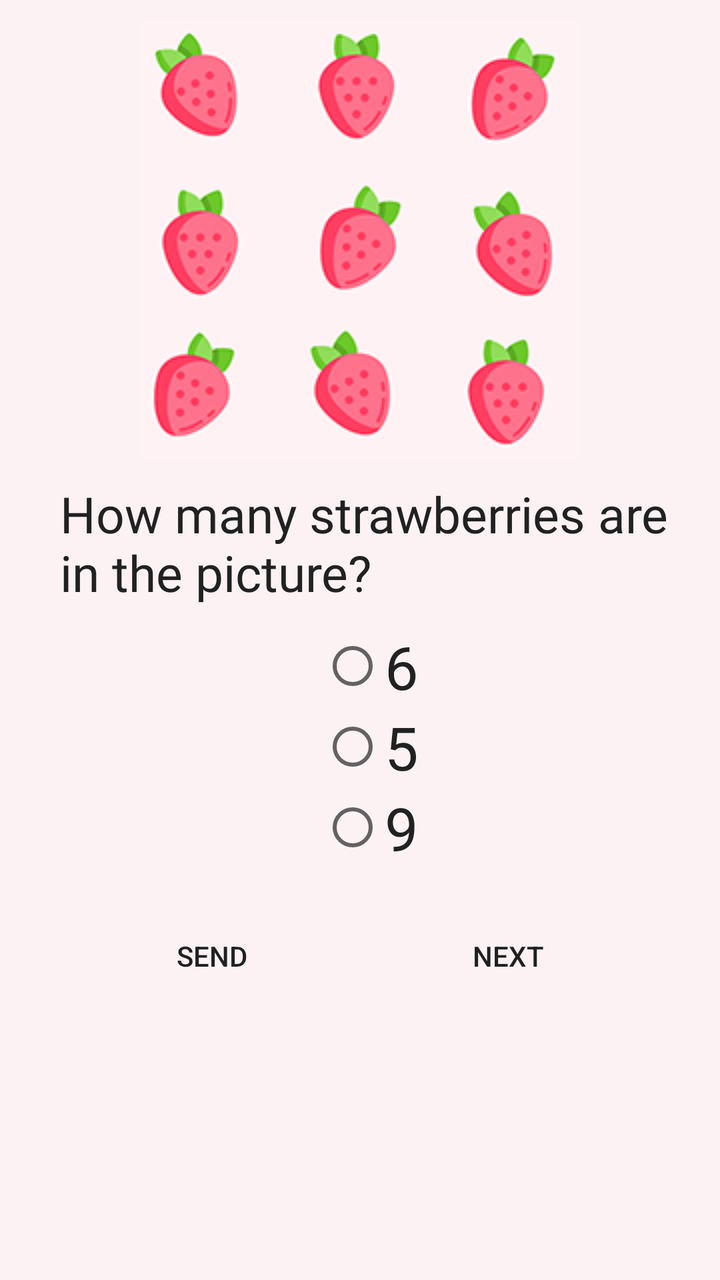
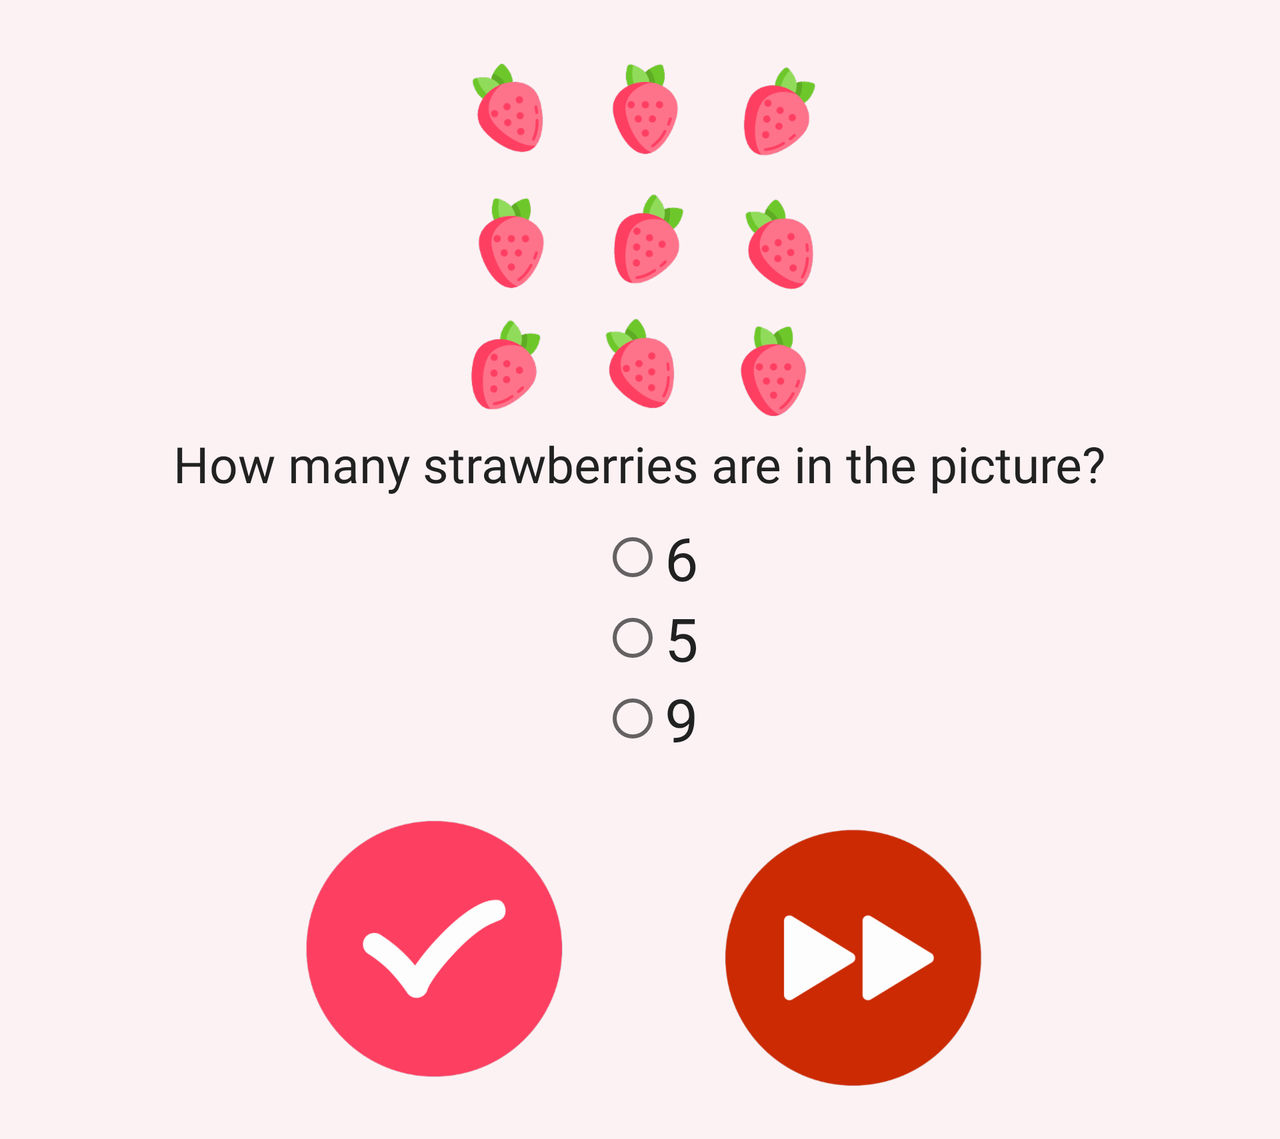

Two renders of one Android screen. The first uses the default layout on a phone; the second uses the alternative layout the repository ships for a different screen configuration, on a matching device. The two XML files are below.
<!-- AndroidManifest.xml: application theme AppTheme -->
<!-- res/layout/radio_button.xml -->
<?xml version="1.0" encoding="utf-8"?>
<LinearLayout
    xmlns:android="http://schemas.android.com/apk/res/android"
    android:layout_width="match_parent"
    android:layout_height="match_parent"
    android:orientation="vertical">

    <ImageView
        android:id="@+id/questionImage"
        android:layout_width="wrap_content"
        android:layout_height="wrap_content"
        android:layout_margin="@dimen/image_margin"
        android:layout_gravity="center_horizontal"
        android:src="@drawable/strawberry_nine"/>

    <TextView
        android:id="@+id/radioQuestion"
        android:layout_width="wrap_content"
        android:layout_height="wrap_content"
        android:text="@string/question1"
        style="@style/Text"
        android:fontFamily="@font/unkemptbold"
        />

    <RadioGroup
        android:id="@+id/radioAnswer"
        android:layout_width="wrap_content"
        android:layout_height="wrap_content"
       android:layout_gravity="center_horizontal">

        <RadioButton
            android:id="@+id/radioAnswer1"
            android:layout_width="wrap_content"
            android:layout_height="wrap_content"
            android:text="@string/q1answer1"
            style="@style/RadioButton"
            />

        <RadioButton
            android:id="@+id/radioAnswer2"
            android:layout_width="wrap_content"
            android:layout_height="wrap_content"
            android:text="@string/q1answer2"
            style="@style/RadioButton"
           />


        <RadioButton
            android:id="@+id/radioAnswer3"
            android:layout_width="wrap_content"
            android:layout_height="wrap_content"
            android:text="@string/q1answer3"
            style="@style/RadioButton"
            />

    </RadioGroup>
<LinearLayout
    android:layout_width="wrap_content"
    android:layout_height="wrap_content"
    android:layout_gravity="center"
    android:layout_margin="@dimen/button_margin"
    android:orientation="horizontal">

    <Button
        android:id="@+id/sendButton"
        style="@style/ButtonLeft"
        android:layout_width="wrap_content"
        android:layout_height="wrap_content"
        android:text="@string/send"
        android:clickable="true"
        android:onClick="sendButton"
        />

    <Button
        android:id="@+id/nextButton"
        style="@style/ButtonRight"
        android:layout_width="wrap_content"
        android:layout_height="wrap_content"
        android:text="@string/next"
        android:onClick="nextButton"
        />
</LinearLayout>

</LinearLayout>
<!-- resources referenced by this layout -->
<resources>
  <dimen name="button_margin">20dp</dimen>
  <dimen name="image_margin">10dp</dimen>
  <!-- drawable strawberry_nine: png bitmap (drawable, 32203 bytes) -->
  <string name="next">Next</string>
  <string name="q1answer1">6</string>
  <string name="q1answer2">5</string>
  <string name="q1answer3">9</string>
  <string name="question1">How many strawberries are in the picture?</string>
  <string name="send">Send</string>
  <style name="ButtonLeft">
          <item name="android:background">@android:color/transparent</item>
          <item name="android:layout_gravity">center_vertical</item>
          <item name="android:layout_marginRight">@dimen/margin_right</item>
      </style>
  <style name="ButtonRight">
          <item name="android:background">@android:color/transparent</item>
          <item name="android:layout_gravity">center_vertical</item>
          <item name="android:layout_marginLeft">@dimen/margin_left</item>
      </style>
  <style name="RadioButton">
          <item name="android:textColor">@color/primary_text</item>
          <item name="android:textSize">30sp</item>
          <item name="android:layout_marginLeft">@dimen/margin_left</item>
          <item name="android:layout_marginRight">@dimen/text_margin</item>
      </style>
  <style name="Text">
          <item name="android:textColor">@color/primary_text</item>
          <item name="android:textSize">25sp</item>
          <item name="android:layout_marginLeft">@dimen/margin_left</item>
          <item name="android:layout_marginRight">@dimen/text_margin</item>
          <item name="android:layout_marginBottom">@dimen/margin_bottom</item>
      </style>
  <style name="AppTheme" parent="Theme.AppCompat.Light.NoActionBar">
          
          <item name="colorPrimary">@color/colorPrimary</item>
          <item name="colorPrimaryDark">@color/colorPrimaryDark</item>
          <item name="colorAccent">@color/colorAccent</item>
          <item name="android:colorBackground">@color/color_background</item>
      </style>
  <dimen name="margin_right">30dp</dimen>
  <dimen name="margin_left">30dp</dimen>
  <color name="primary_text">#212121</color>
  <dimen name="text_margin">20dp</dimen>
  <dimen name="margin_bottom">10dp</dimen>
  <color name="colorPrimary">#64ace4</color>
  <color name="colorPrimaryDark">#287db2</color>
  <color name="colorAccent">#e95664</color>
  <color name="color_background">#fcf2f4</color>
</resources>
<!-- res/layout-land/radio_button.xml (the repository's variant of the layout above) -->
<!-- drawn on the phone turned sideways -->
<?xml version="1.0" encoding="utf-8"?>
<ScrollView
    xmlns:android="http://schemas.android.com/apk/res/android"
    android:layout_width="match_parent"
    android:layout_height="match_parent">
<RelativeLayout
    android:layout_width="match_parent"
    android:layout_height="match_parent"
    android:orientation="vertical">

    <ImageView
        android:id="@+id/questionImage"
        android:layout_width="wrap_content"
        android:layout_height="wrap_content"
        android:layout_alignParentTop="true"
        android:layout_centerHorizontal="true"
        android:layout_gravity="center_horizontal"
        android:layout_marginTop="15dp"
        android:src="@drawable/nine" />

    <TextView
        android:id="@+id/radioQuestion"
        style="@style/Text"
        android:layout_width="wrap_content"
        android:layout_height="wrap_content"
        android:fontFamily="@font/unkemptbold"
        android:layout_below="@id/questionImage"
        android:layout_centerInParent="true"
        android:text="@string/question1" />

    <RadioGroup
        android:id="@+id/radioAnswer"
        android:layout_width="wrap_content"
        android:layout_height="wrap_content"
        android:layout_gravity="center_horizontal"
        android:layout_below="@id/radioQuestion"
        android:layout_centerInParent="true">

        <RadioButton
            android:id="@+id/radioAnswer1"
            style="@style/RadioButton"
            android:layout_width="wrap_content"
            android:layout_height="wrap_content"
            android:text="@string/q1answer1" />

        <RadioButton
            android:id="@+id/radioAnswer2"
            style="@style/RadioButton"
            android:layout_width="wrap_content"
            android:layout_height="wrap_content"
            android:text="@string/q1answer2" />


        <RadioButton
            android:id="@+id/radioAnswer3"
            style="@style/RadioButton"
            android:layout_width="wrap_content"
            android:layout_height="wrap_content"
            android:text="@string/q1answer3" />

    </RadioGroup>

    <LinearLayout
        android:layout_width="wrap_content"
        android:layout_height="wrap_content"
        android:layout_gravity="center"
        android:layout_margin="@dimen/button_margin"
        android:orientation="horizontal"
        android:layout_below="@id/radioAnswer"
        android:layout_centerInParent="true"
        android:id="@+id/linearLayout">

        <ImageButton
            android:id="@+id/sendCheck"
            style="@style/ButtonLeft"
            android:src="@drawable/submit"
            android:layout_width="wrap_content"
            android:layout_height="wrap_content"
            android:onClick="sendAnswer"
            android:visibility="visible"
            />

        <ImageButton
            android:id="@+id/nextCheck"
            style="@style/ButtonRight"
            android:layout_width="wrap_content"
            android:layout_height="wrap_content"
            android:onClick="nextQuiz"
            android:src="@drawable/next" />
    </LinearLayout>

</RelativeLayout>
</ScrollView>
<!-- resources referenced by the variant -->
<!-- as the phone turned sideways resolves them -->
<resources>
  <dimen name="button_margin">20dp</dimen>
  <!-- drawable next: png bitmap (drawable-hdpi, 9927 bytes) -->
  <!-- drawable nine: png bitmap (drawable-hdpi, 35277 bytes) -->
  <!-- drawable submit: png bitmap (drawable-hdpi, 10270 bytes) -->
  <string name="q1answer1">6</string>
  <string name="q1answer2">5</string>
  <string name="q1answer3">9</string>
  <string name="question1">How many strawberries are in the picture?</string>
  <style name="ButtonLeft">
          <item name="android:background">@android:color/transparent</item>
          <item name="android:layout_gravity">center_vertical</item>
          <item name="android:layout_marginRight">@dimen/margin_right</item>
      </style>
  <style name="ButtonRight">
          <item name="android:background">@android:color/transparent</item>
          <item name="android:layout_gravity">center_vertical</item>
          <item name="android:layout_marginLeft">@dimen/margin_left</item>
      </style>
  <style name="RadioButton">
          <item name="android:textColor">@color/primary_text</item>
          <item name="android:textSize">30sp</item>
          <item name="android:layout_marginLeft">@dimen/margin_left</item>
          <item name="android:layout_marginRight">@dimen/text_margin</item>
      </style>
  <style name="Text">
          <item name="android:textColor">@color/primary_text</item>
          <item name="android:textSize">25sp</item>
          <item name="android:layout_marginLeft">@dimen/margin_left</item>
          <item name="android:layout_marginRight">@dimen/text_margin</item>
          <item name="android:layout_marginBottom">@dimen/margin_bottom</item>
      </style>
  <style name="AppTheme" parent="Theme.AppCompat.Light.NoActionBar">
          
          <item name="colorPrimary">@color/colorPrimary</item>
          <item name="colorPrimaryDark">@color/colorPrimaryDark</item>
          <item name="colorAccent">@color/colorAccent</item>
          <item name="android:colorBackground">@color/color_background</item>
      </style>
  <dimen name="margin_right">30dp</dimen>
  <dimen name="margin_left">30dp</dimen>
  <color name="primary_text">#212121</color>
  <dimen name="text_margin">20dp</dimen>
  <dimen name="margin_bottom">10dp</dimen>
  <color name="colorPrimary">#64ace4</color>
  <color name="colorPrimaryDark">#287db2</color>
  <color name="colorAccent">#e95664</color>
  <color name="color_background">#fcf2f4</color>
</resources>
